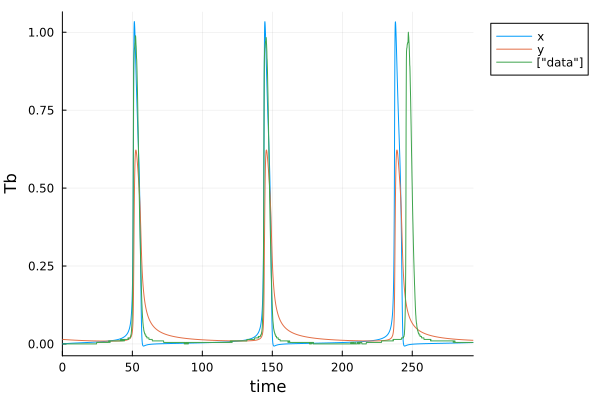

This chart was generated by the following Julia code:
#arctic ground squirrel re-optimization 

#load in modules 
using Random, LinearAlgebra, DataFrames, CSV, LatinHypercubeSampling
using Base.Threads: @threads
using OrdinaryDiffEq, Optimization, SciMLSensitivity, ForwardDiff, Plots
using ModelingToolkit
using ModelingToolkit: t_nounits as t, D_nounits as D

Random.seed!(2024)

#define tt & SaveTimes 
tt = 0.0:0.1:293.6
SaveTimes = 0.0:0.1:293.6
tspan = (tt[1],tt[end])

z=10000 #number of seeds to test reoptimization 
tot_num_param = 9 #total number of parameters

#read in data
data = Matrix(CSV.read("ags_training.csv",DataFrame,header=false))

u0=[data[1],-0.03500839]

@variables x(t) y(t)

@parameters B104 B106 B108 B109 B204 B205 l B107 B206

eqs = [D(x) ~ B104*x*x+B106*x*x*x+B108*x*y+B109*x*x*y+l+B107*y*y*y #note Andrew: k2 is the real parameter on the x,y term. I further simplified. 

D(y) ~ B204*x*x+B205*y*y+B206*x*x*x]

@mtkbuild ags_sys = ODESystem(eqs,t)

p_opt = [9.785506000000000, -9.999987000000001, -9.407997000000000, 1.987823000000000, -2.915110000000000, 0.0019, -0.03500839,-3.242539000000000,-1.048649] 

ags_sys  = ODEProblem(ags_sys, [x => u0[1], y => u0[2]], tspan, [B104 => p_opt[1] B106 => p_opt[2] B108=> p_opt[3] B109=> 9.999995000000000 B204 => p_opt[4] B205 => p_opt[5] l=>p_opt[6] B107=>p_opt[8] B206=> p_opt[9]])


#build loss function (Andrew: we need to automate this using jinja2)
function model_loss(theta)
	#Andrew I'm not re-optimizing the initial conditions: could easily change
	_ags_sys = remake(ags_sys,u0=[x => u0[1], y => theta[7]], p=[B104 => theta[1] B106 => theta[2] B108=> theta[3] B204 => theta[4] B205 => theta[5] l=>theta[6] B107=>theta[8] B206=>theta[9]])
	ags_sol = solve(_ags_sys, saveat=SaveTimes)
	ags_sol_rs = reduce(hcat, ags_sol.u) #reshape
	sol = ags_sol_rs[1,:]
	loss = norm(sol[1:2000]-data[1:2000],2)
	return loss
end 

sv=0.5 #how much to vary each parameter around it's optimization values from DAHSI. 

lb = p_opt -sv*abs.(p_opt)
ub = p_opt +sv*abs.(p_opt)

lb[7] = -0.1
ub[7] = 0.1
lb[6] = 1e-5
ub[6] = 1e-3

#optimization set up 
adtype = Optimization.AutoForwardDiff()
optf = Optimization.OptimizationFunction((x, theta) -> model_loss(x),adtype)

#generate sampling plan: 
plan, _ = LHCoptim(z,tot_num_param,1000,threading=true)
scaled_plan = scaleLHC(plan,[(lb[1],ub[1]),(lb[2],ub[2]),(lb[3],ub[3]),(lb[4],ub[4]),(lb[5],ub[5]),(lb[6],ub[6]),(lb[7],ub[7]),(lb[8],ub[8]),(lb[9],ub[9])]) #could also define function for spreading seeds out differently
store_p = zeros(z,1*tot_num_param+4) #preallocate 

# #perform parameter estimation over z seeds 
@time begin 
	@threads for i in 1:z
		println(i)
		p0 = scaled_plan[i,:]
		store_p[i,:] = try 
			optprob = Optimization.OptimizationProblem(optf, p0, lb=lb, ub=ub)
			etime = @elapsed begin 
			sol = solve(optprob, Optimization.LBFGS(), maxiters = 1000)
			end 
			vcat(i,etime,sol.objective,Int(SciMLBase.successful_retcode(sol)),sol.u)
		catch
			777*ones(1,1*tot_num_param+4)
		end 
	end 
end

println(argmin(store_p[:,3]))

println(store_p[argmin(store_p[:,3]),:])

r = store_p[argmin(store_p[:,3]),4+1:4+tot_num_param]

_ags_sys = remake(ags_sys,u0=[x => u0[1], y => r[7]], p=[B104 => r[1] B106 => r[2] B108=> r[3] B204 => r[4] B205 => r[5] l=>r[6] B107 => r[8] B206 => r[9]])
ags_sol = solve(_ags_sys, saveat=SaveTimes)
ags_sol_rs = reduce(hcat, ags_sol.u) #reshape
CSV.write("8AC_fit.csv",DataFrame(ags_sol_rs,:auto),header=false) 

p1=plot(ags_sol,label=["x" "y"],legend=:outertopright)
plot!(SaveTimes,data[1:2937,1],label=["data"],legend=:outertopright)
xlabel!("time")
ylabel!("Tb")
display(p1) 
CSV.write("8AC_info.csv",DataFrame(store_p,:auto),header=false) 

hessian = ForwardDiff.hessian(z -> model_loss(z), r)
CSV.write("8AC_hessian.csv",DataFrame(hessian,:auto),header=false)
savefig(p1,"8AC")

#long time series for dtw stuff:
tt = 0.0:0.1:293.6*2+0.1
SaveTimes = 0.0:0.1:293.6*2+0.1
#tspan = (tt[1],tt[end])
__ags_sys = remake(_ags_sys,tspan=(tt[1],tt[end]))
ags_sol = solve(__ags_sys, saveat=SaveTimes)
ags_sol_rs = reduce(hcat, ags_sol.u) #reshape
CSV.write("8AC_val_fts.csv",DataFrame(ags_sol_rs,:auto),header=false) 
